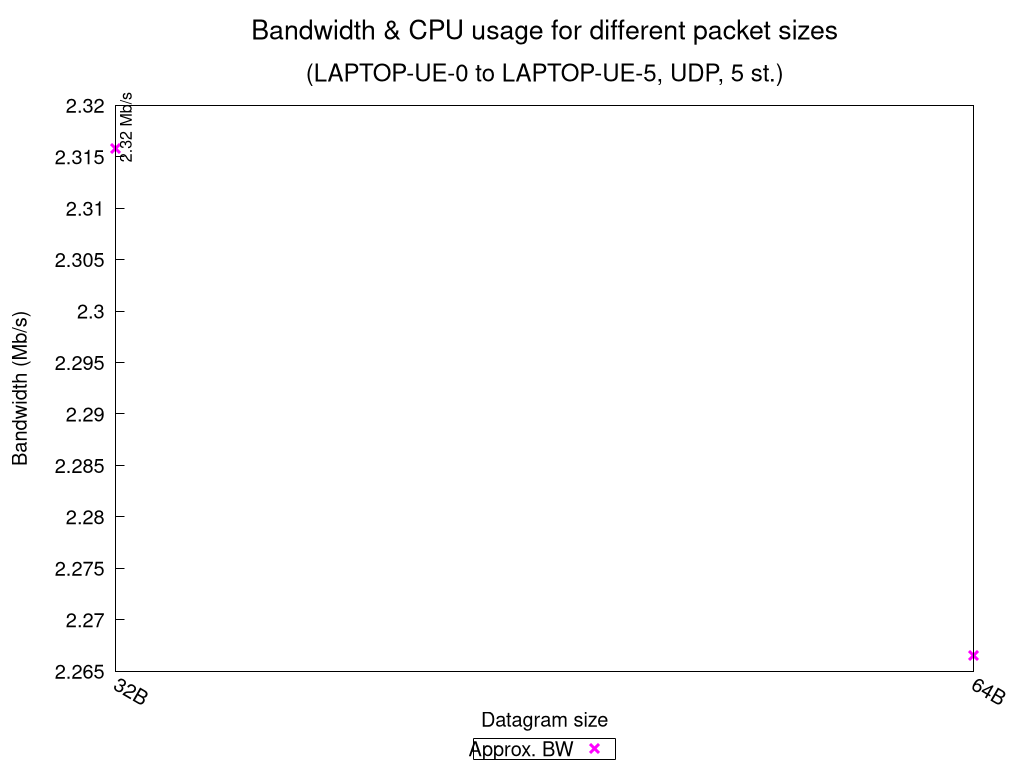

gnuplot code for this plot:
set terminal pngcairo nocrop enhanced size 1024,768 font "Verdana,15"
set output "UDP_5_st_2020_10_12_12-56-35_one2two_summary.png"

set title "{/=20 Bandwidth \\& CPU usage for different packet sizes}\n\n{/=18 (LAPTOP-UE-0 to LAPTOP-UE-5, UDP, 5 st.)}"

set xlabel "Datagram size"
set ylabel "Bandwidth (Mb/s)"
set ytics nomirror
set key bmargin center horizontal box samplen 1 width -1
set bmargin 4.6
set rmargin 4.5
set xtics rotate by -30
printxsizes(x) = x < 1024.0 ? sprintf("%.0fB", x) : (x < 1048576.0 ? sprintf("%.0fKB", x/1024.0) : sprintf("%.0fMB", x/1048576.0))

rf = 1000000.0  # rate factor
stats "UDP_5_st_2020_10_12_12-56-35_one2two_iperf_summary.dat" using ($1 >= 0 ? $3 : 1/0) nooutput
set logscale x 2
set style fill transparent solid 0.2 noborder
set autoscale xfix
plot "UDP_5_st_2020_10_12_12-56-35_one2two_iperf_summary.dat" using ($1 >= 0 ? $2 : 1/0):($3/rf-$4/rf):($3/rf+$4/rf) with filledcurves lc rgb "blue" notitle, \
     "" using 2:($1 == 0 ? $3/rf : 1/0):xtic(printxsizes($2)) with points pt 2 ps 1.5 lw 3 lc rgb "magenta" title "Approx. BW", \
     "" using 2:($1 >= 0 ? $3/rf : 1/0):(sprintf("%.2f Mb/s", $3/rf)) with labels offset 0.9,1.0 rotate by 90 font ",12" notitle, \
     "" using ($1 < 0 ? $2 : 1/0):(STATS_min/rf):(sprintf("Net test failed!")) with labels offset 0.9,2.5 rotate by 90 tc rgb "red" font ",12" notitle, \
